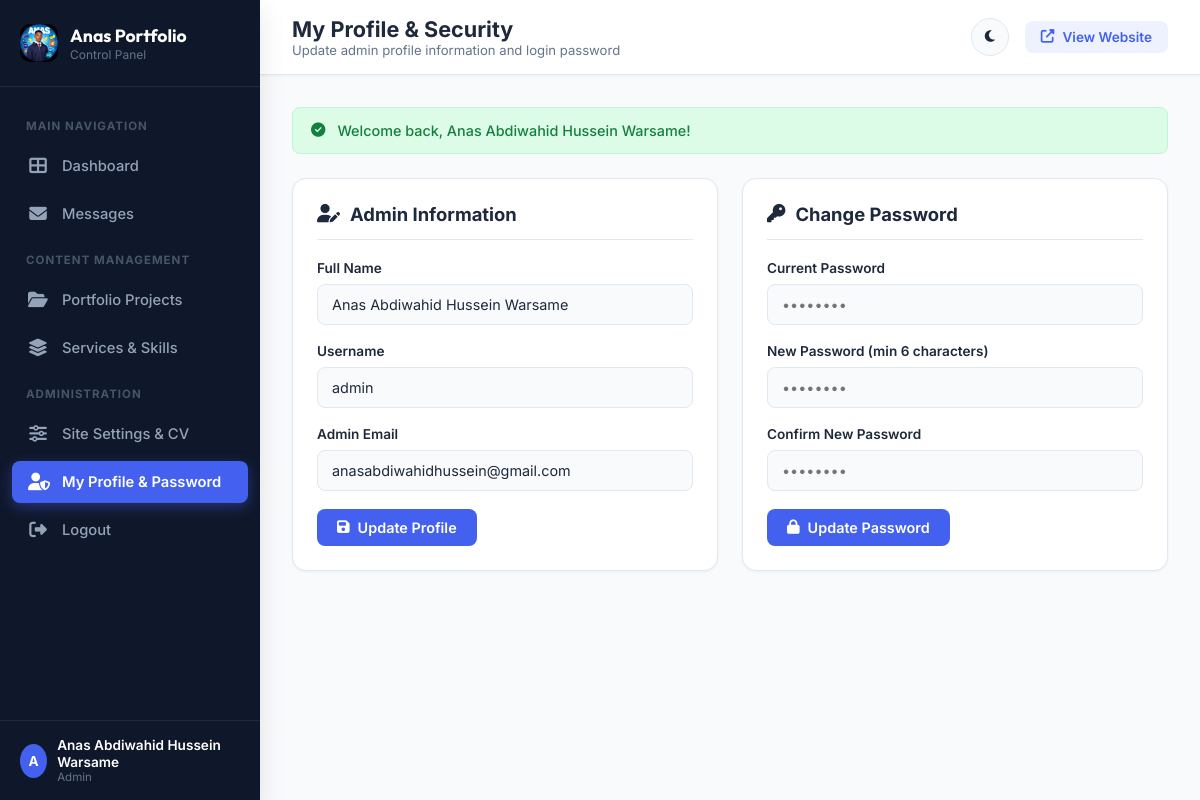
Screenshot of /admin/profile.php (signed in) with the database file from the repository.
### tables this page shows
CREATE TABLE IF NOT EXISTS `users` (
    `id` INT AUTO_INCREMENT PRIMARY KEY,
    `username` VARCHAR(50) NOT NULL UNIQUE,
    `password_hash` VARCHAR(255) NOT NULL,
    `email` VARCHAR(100) NOT NULL UNIQUE,
    `full_name` VARCHAR(100) NOT NULL,
    `role` ENUM('admin', 'editor') DEFAULT 'admin',
    `created_at` TIMESTAMP DEFAULT CURRENT_TIMESTAMP,
    `updated_at` TIMESTAMP DEFAULT CURRENT_TIMESTAMP ON UPDATE CURRENT_TIMESTAMP
);

### includes/functions.php (called while the page is built, shortened)
<?php
function e($string) {
    return htmlspecialchars((string)$string, ENT_QUOTES, 'UTF-8');
}

### admin/profile.php (the view, shortened to what this page needs)
<?php
require_once __DIR__ . '/includes/admin_header.php';
$userId = (int)($_SESSION['admin_id'] ?? 0);
$stmt = $pdo->prepare("SELECT * FROM users WHERE id = :id");
$stmt->execute([':id' => $userId]);
$user = $stmt->fetch();
?>
<div style="display: grid; grid-template-columns: repeat(auto-fit, minmax(320px, 1fr)); gap: 24px;">
  <div class="admin-card">
    <div class="card-header">
      <h2><i class="fas fa-user-edit"></i> Admin Information</h2>
    </div>
    <form action="profile.php" method="POST">
      <div class="form-group">
        <label for="full_name">Full Name</label>
        <input type="text" id="full_name" name="full_name" class="form-control" value="<?php echo e($user['full_name']); ?>" required>
      </div>
      <div class="form-group">
        <label for="username">Username</label>
        <input type="text" id="username" name="username" class="form-control" value="<?php echo e($user['username']); ?>" required>
      </div>
      <div class="form-group">
        <label for="email">Admin Email</label>
        <input type="email" id="email" name="email" class="form-control" value="<?php echo e($user['email']); ?>" required>
      </div>
      <button type="submit" class="btn btn-primary">
        <i class="fas fa-save"></i> Update Profile
      </button>
    </form>
  </div>
  <div class="admin-card">
    <div class="card-header">
      <h2><i class="fas fa-key"></i> Change Password</h2>
    </div>
    <form action="profile.php" method="POST">
      <div class="form-group">
        <label for="current_password">Current Password</label>
        <input type="password" id="current_password" name="current_password" class="form-control" placeholder="••••••••" required>
      </div>
      <div class="form-group">
        <label for="new_password">New Password (min 6 characters)</label>
        <input type="password" id="new_password" name="new_password" class="form-control" placeholder="••••••••" required>
      </div>
      <div class="form-group">
        <label for="confirm_password">Confirm New Password</label>
        <input type="password" id="confirm_password" name="confirm_password" class="form-control" placeholder="••••••••" required>
      </div>
      <button type="submit" class="btn btn-primary">
        <i class="fas fa-lock"></i> Update Password
      </button>
    </form>
  </div>
</div>
<?php require_once __DIR__ . '/includes/admin_footer.php'; ?>

### admin/assets/css/admin.css (style rules this page uses)
:root { --primary: #4361ee; --primary-hover: #3751d4; --primary-light: #eef2ff; --secondary: #e63946; --accent: #f4a261; --success: #2ec4b6; --warning: #ffb703; --danger: #e63946; --bg: #f8fafc; --card-bg: #ffffff; --sidebar-bg: #0f172a; --sidebar-text: #94a3b8; --sidebar-hover: #1e293b; --sidebar-active: #4361ee; --text-main: #1e293b; --text-muted: #64748b; --border: #e2e8f0; --radius-sm: 8px; --radius-md: 14px; --radius-lg: 20px; --shadow-sm: 0 1px 3px rgba(0, 0, 0, 0.05); --shadow-md: 0 4px 12px rgba(0, 0, 0, 0.07); --shadow-lg: 0 10px 25px rgba(0, 0, 0, 0.1); --transition: all 0.25s ease; }
* { margin: 0; padding: 0; box-sizing: border-box; font-family: 'Inter', -apple-system, BlinkMacSystemFont, 'Segoe UI', Roboto, sans-serif; }
body { background-color: var(--bg); color: var(--text-main); min-height: 100vh; display: flex; overflow-x: hidden; transition: background-color 0.3s ease, color 0.3s ease; }
.admin-card { background: var(--card-bg); border: 1px solid var(--border); border-radius: var(--radius-md); padding: 24px; box-shadow: var(--shadow-sm); margin-bottom: 28px; }
.card-header { display: flex; align-items: center; justify-content: space-between; margin-bottom: 20px; padding-bottom: 14px; border-bottom: 1px solid var(--border); }
.card-header h2 { font-size: 1.15rem; font-weight: 700; color: var(--text-main); display: flex; align-items: center; gap: 10px; }
.btn { display: inline-flex; align-items: center; justify-content: center; gap: 8px; padding: 10px 20px; border-radius: var(--radius-sm); font-size: 0.9rem; font-weight: 600; cursor: pointer; border: none; transition: var(--transition); outline: none; }
.btn-primary { background: var(--primary); color: #fff; }
.form-group { margin-bottom: 18px; }
.form-group label { display: block; font-size: 0.85rem; font-weight: 600; color: var(--text-main); margin-bottom: 8px; }
.form-control { width: 100%; padding: 11px 14px; background: var(--bg); border: 1px solid var(--border); border-radius: var(--radius-sm); font-size: 0.9rem; color: var(--text-main); transition: var(--transition); }

### rows the page displays
users: full_name "Anas Abdiwahid Hussein Warsame", username "admin", email "anasabdiwahidhussein@gmail.com"

### other values shown
substr($currentUser['full_name'], 0, 1) "A"
$currentUser['full_name'] "Anas Abdiwahid Hussein Warsame"
$currentUser['role'] "Admin"
$pageTitle "My Profile & Security"
$pageSubtitle "Update admin profile information and login password"
$flash['message'] "Welcome back, Anas Abdiwahid Hussein Warsame!"
